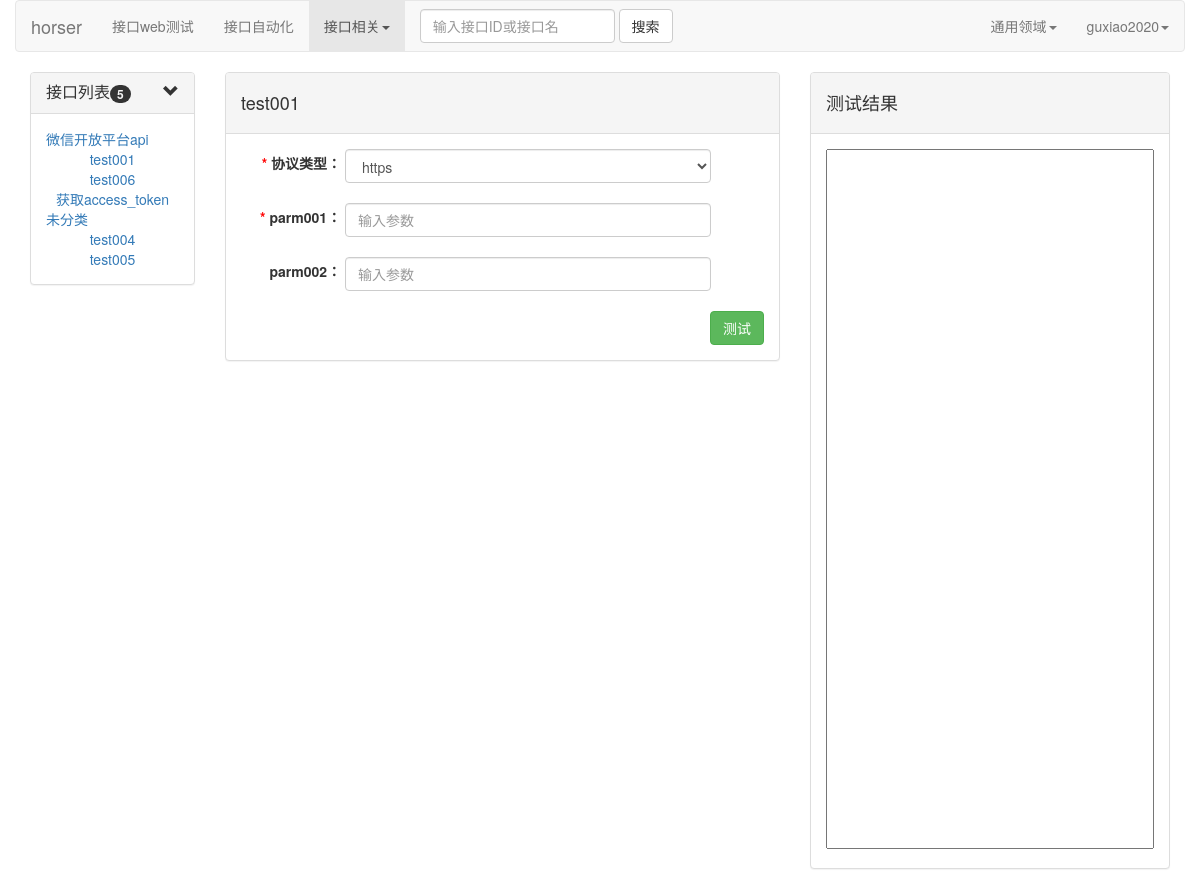
Page /interface_webtest_detail/1 (signed in) on the committed database.
### horsequick/models.py (models this page shows)
class Domain_Info(models.Model):
    domain_name = models.CharField(max_length=50,verbose_name="领域名")
    domain_brief = models.CharField(max_length=100,verbose_name="领域简介",null=True)
    class Meta:
        verbose_name = "领域表"
        ordering = ['-id']

class Interface_Info(models.Model):
    interface_name = models.CharField(max_length=20,verbose_name="接口名")
    interface_type = models.CharField(max_length=20,verbose_name="接口类型")
    interface_url = models.CharField(max_length=150,verbose_name="接口url")
    interface_mock = models.CharField(max_length=200,verbose_name="接口url",null=True)
    input_field_list = models.CharField(max_length=200,verbose_name="输入字段列表",null=True)
    input_need_list = models.CharField(max_length=200,verbose_name="输入字段必需列表",null=True)
    input_demo_list = models.CharField(max_length=200,verbose_name="输入字段实例列表",null=True)
    assert_field_list = models.CharField(max_length=200,verbose_name="断言字段列表",null=True)
    match_list = models.CharField(max_length=200,verbose_name="匹配内容列表",null=True)
    assert_result_list = models.CharField(max_length=200,verbose_name="断言结果列表",null=True)
    belong_subsys = models.CharField(max_length=50,verbose_name="所属子系统")
    belong_domain = models.ForeignKey(Domain_Info, on_delete=models.SET_DEFAULT, verbose_name="所属领域",default="1")
    belong_category = models.ForeignKey(Category_Info, on_delete=models.SET_NULL, verbose_name="所属类别",null=True)
    belong_git_base = models.CharField(max_length=100,verbose_name="所属git代码库",blank=True)
    belong_svn_base = models.CharField(max_length=100, verbose_name="所属svn代码库",blank=True)
    created_person = models.CharField(max_length=30,verbose_name="创建人")
    created_time = models.DateTimeField(verbose_name="创建时间")
    updated_time = models.DateTimeField(verbose_name="更新时间",null=True)
    class Meta:
        verbose_name = "接口信息表"
        ordering = ['-updated_time']

### horsequick/views.py (the view)
# urls.py: url(r'^interface_webtest_detail/(\w+)$', interface_webtest_detail, name='interface_webtest_detail'),
@check_login
def interface_webtest_detail(request,jiekouId,**show):
    if request.method == "GET":
        try:
            r = Interface_Info.objects.get(id=jiekouId)
            if r != None:
                r_dict = model_to_dict(r)
                input_field_list = r_dict["input_field_list"].split(",")
                input_need_list = r_dict["input_need_list"].split(",")
                input_demo_list = r_dict["input_demo_list"].split(",")
                parm_id_list = range(len(input_field_list))
                r_dict_return = {}
                interface_name_dict ={}
                for p, n, d, i in zip(input_field_list, input_need_list, input_demo_list, parm_id_list):
                    r_dict_return[i] = {"parm": p, "need": n, "demo": d, "num": i}
                html = 'interface_webtest_detail.html'
                back_dict = show["interface_info"]
                interface_name_dict["interface_name"] = r.interface_name
                return render(request, html,
                              {"r_dict_return": r_dict_return, "show": show, "back_dict": back_dict,"interface_name_dict":interface_name_dict})
        except:
            return redirect("/")

### horsequick/templates/interface_webtest_detail.html (shortened to what this page needs)
<!DOCTYPE html>
<html lang="en">
    {% extends 'horser_webtest_base.html' %}
    {% block headmessage %}<p id="interface_name_now">{{ interface_name_dict.interface_name }}</p>
    {% endblock %}
    {% block content %}
        <div class="form-inline">
            <label class="mylabel" > <span style="color: red">*</span>
            协议类型：
            </label>
            <select id ="protocol_type" name="protocol_type" class="form-control" style="width: 70%"><option>https</option><option>http</option></select>
        </div><br>
        {% for k,v in r_dict_return.items %}
            <div class="form-inline">
                                <label class="mylabel" for="interface_name">{% if v.need == "必需" %}
                                    <span style="color: red">*</span>
                                {% else %}
                                    <span></span>
                                {% endif %}{{v.parm}}：</label>
                                <input  id="parm_{{ k }}" name="parm_{{ k }}" placeholder="输入参数" class="params_input form-control" style="width: 70%">
            </div>
            <br>
        {% endfor %}
        <button class="btn btn-success" style="float: right" onclick="webtest_go()">测试</button>
    {% endblock %}

### horsequick/templates/horser_webtest_base.html (shortened to what this page needs)
<!DOCTYPE html>
<html lang="en">
<head>
    <link rel="stylesheet" href="https://cdn.staticfile.org/twitter-bootstrap/3.3.7/css/bootstrap.min.css">
    <link rel="stylesheet" href="/static/css/horsergo.css">
    {% include 'header.html' %}
</head>
<body>
        <div class="container">
            <div class="row">
                 <div class="col-md-2 col-lg-2">
                    <div class="panel-group" id="accordion">
                        <div class="panel panel-default">
                            <div class="panel-heading">
                                <h4 class="panel-title">
                                    <a data-toggle="collapse" data-parent="#accordion"
                                       href="#collapse_one">
                                        接口列表<span class="pull-right glyphicon glyphicon-chevron-down"></span><span class="badge">{{ show.interface_nums }}</span>
                                    </a>
                                </h4>
                            </div>
                            <div id="collapse_one" class="panel-collapse collapse in">
                                <div class="panel-body" style="text-align: left">
                                    {% for k,v in back_dict.items  %}
                                        {% if k == None %}
                                        <a href="#interface_collapse_{{k}}" data-toggle="collapse" data-parent="collapse_one">未分类</a><br>
                                        {% else %}
                                        <a href="#interface_collapse_{{k}}" data-toggle="collapse" data-parent="collapse_one">{{k}}</a><br>
                                        {% endif %}
                                        <div id="interface_collapse_{{k}}" class="panel-collapse collapse in">
                                        {% for i in v %}
                                            <div style="text-align: center">
                                                <a href="/interface_webtest_detail/{{ i.id }}" >{{i.interface_name}}</a>
                                            </div>
                                        {% endfor %}
                                        </div>
                                    {% endfor %}
                                </div>
                            </div>
                        </div>
                    </div>
                 </div>
                <div class="col-md-6 col-lg-6">
                    <div class="panel panel-default">
                        <div class="panel-heading">
                            <h4>{% block headmessage %}{% endblock %}</h4>
                        </div>
                        <div class=" panel-body">
                            {% block content %}{% endblock %}
                        </div>
                    </div>
                </div>
                <div class="col-md-4 col-lg-4">
                    <div class="panel panel-default">
                        <div class="panel-heading">
                            <h4>测试结果</h4>
                        </div>
                        <div class=" panel-body">
                            <label for="testresult"></label><textarea id="testresult" style="width: 100% ;height: 700px;overflow: auto;resize: none"></textarea>
                        </div>
                    </div>
                </div>
            </div>
        </div>
</body>
</html>

### horsequick/templates/header.html (shortened to what this page needs)
<!DOCTYPE html>
<html lang="en">
<div class="container">
        <div class="row clearfix">
                <nav class="navbar navbar-default" role="navigation">
                    <div class="navbar-header">
                         <a class="navbar-brand" href="/">horser</a>
                    </div>
                    <div class="collapse navbar-collapse" id="bs-example-navbar-collapse-1">
                        <ul class="nav navbar-nav">
                            <li >
                                 <a href="/interface_webtest/">接口web测试</a>
                            </li>
                            <li>
                                 <a href="#">接口自动化</a>
                            </li>
                            <li class="dropdown active">
                                 <a href="#" class="dropdown-toggle" data-toggle="dropdown">接口相关<strong class="caret"></strong></a>
                            </li>
                        </ul>
                        <form class="navbar-form navbar-left" role="search">
                            <div class="form-group">
                                <input type="text" class="form-control" placeholder="输入接口ID或接口名"/>
                            </div> <button type="submit" class="btn btn-default">搜索</button>
                        </form>
                        <ul class="nav navbar-nav navbar-right">
                            <li class="dropdown">
                                <a href="#" class="dropdown-toggle" data-toggle="dropdown">{{show.domain_name}}<strong class="caret"></strong></a>
                            </li>
                            <li class="dropdown">
                                 <a href="#" class="dropdown-toggle" data-toggle="dropdown">{{ show.user_name }}<strong class="caret"></strong></a>
                            </li>
                        </ul>
                    </div>
                </nav>
        </div>
</div>
</html>

### horsequick/static/css/horsergo.css (style rules this page uses)
.mylabel { display: inline-block; width: 100px; text-align: right; }

### rows in the picture
Domain_Info: domain_name "通用领域"
Interface_Info: k "微信开放平台api", interface_name "test001"
Interface_Info: interface_name "test006"
Interface_Info: interface_name "获取access_token"
Interface_Info: interface_name "test004"
Interface_Info: interface_name "test005"

### other values in the picture
{{ show.user_name }} "guxiao2020"
{{ show.interface_nums }} "5"
{{ v.parm }} "parm001" "parm002"
